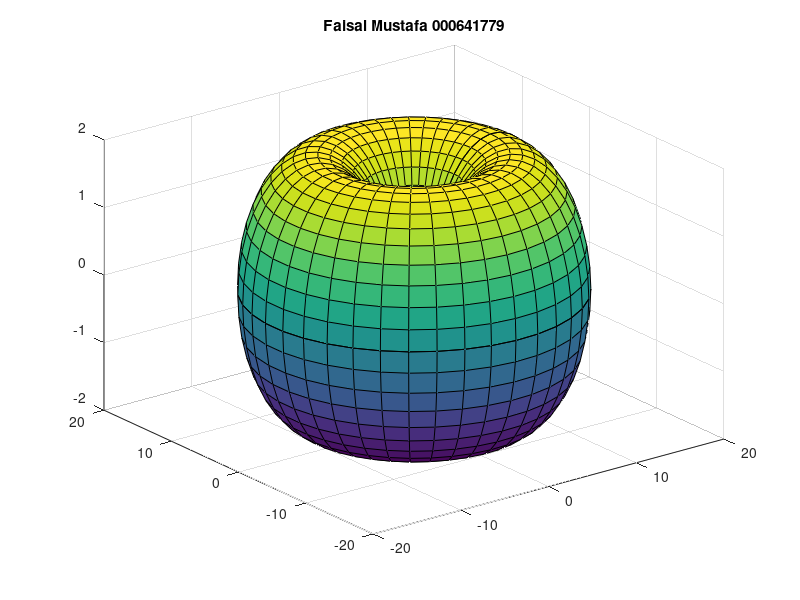

Reproduce this figure in MATLAB.
u = linspace(0, 2*pi, 40);
v = linspace(0, 2*pi, 40);
[u,v] = meshgrid(u,v);

x = (9 + 7.*cos(v)).*cos(u);
y = (9 + 7.*cos(v)).*sin(u);
z = 2.*sin(v);

surf(x,y,z);
% axis equal;
title('Mobius Strip');
title('Faisal Mustafa 000641779');